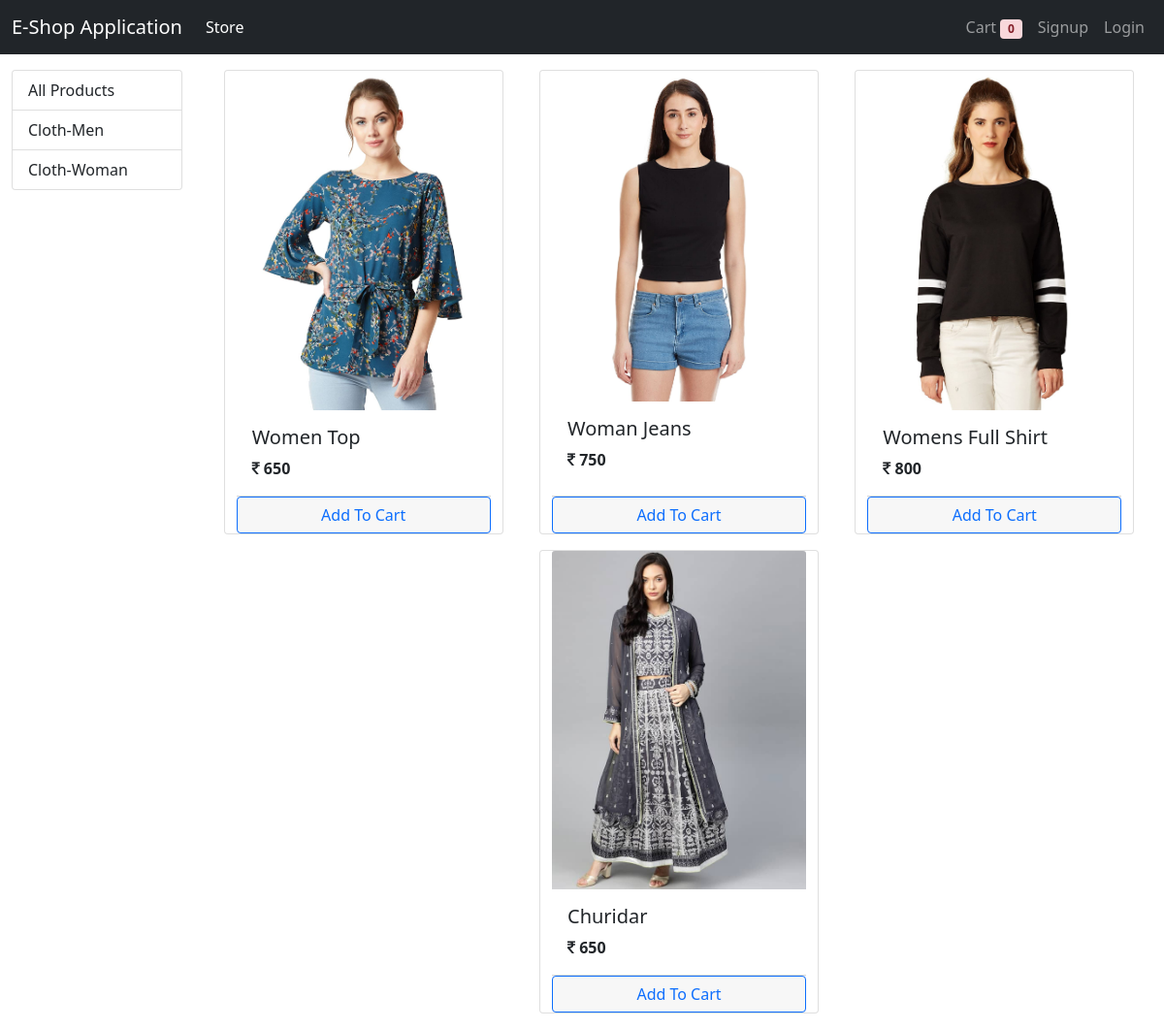
The app's page /?category=2 with its own data.
### store/models/Category.py (models this page shows, shortened)
class Ctaegory(models.Model):
    name = models.CharField(max_length= 30)
    @staticmethod
    def get_all_category():
        return Ctaegory.objects.all()

### store/models/product.py (models this page shows, shortened)
class Product(models.Model):
    name = models.CharField(max_length= 50)
    price = models.IntegerField(default= 0)
    category = models.ForeignKey(Ctaegory , on_delete= models.CASCADE , default= 1)
    description = models.CharField(max_length= 200 , default= '')
    image = models.ImageField(upload_to ='uploads/products/')
    @staticmethod
    def get_products_by_category(categoryID):
        if categoryID:
            return Product.objects.filter(category = categoryID)
        else:
            return Product.get_all_products()

### store/views/index.py (the view, shortened to what this page needs)
# urls.py: path('' , index.Index.as_view()),
class Index(View):
    def get(self, request):
        cart = request.session.get('cart')
        if not cart:
            request.session['cart'] = {}
        products = None
        categories = Ctaegory.get_all_category()
        categoryID = request.GET.get('category')
        if categoryID:
            products = Product.get_products_by_category(categoryID)
        else:
            products = Product.get_all_products()
        data = {
            'products': products,
            'categories': categories
        }
        return render(request, 'index.html', data)

### store/templatetags/cart.py (called while the page is built)
@register.filter(name="is_in_cart")
def is_in_cart(product , cart):
    keys = cart.keys()
    for id in keys:
        if int(id) == product.id:
            return True
    return False

### store/templates/index.html (shortened to what this page needs)
{% extends 'base.html' %}
{% block content %}
{% load cart %}
<div class="container-fluid mt-3">
    <div class="row">
        <div id="filterproduct" class="col-lg-2 mx-auto">
            <div class="list-group">
                <a href="/" class="list-group-item"> All Products </a>
                {% for category in categories %}
                <a href="/?category={{category.id}}" class="list-group-item"> {{ category.name }} </a>
                {% endfor %}
            </div>
        </div>
        <div id="products" class="col-lg-10 mx-auto">
            <div class="row mx-auto">
                {% for product in products %}
                <div class="card mx-auto mb-3" id="{{product.id}}" style="width: 18rem;">
                    <img src="{{ product.image.url }}" class="card-img-top" alt="...">
                    <div class="card-body">
                        <h5 class="card-title"> {{ product.name }}</h5>
                        <p class="card-text"> <b> <i class="fa fa-inr"></i> {{ product.price }}</b> </p>
                    </div>
                    <div class="card-footer p-0 ">
                        {% if product|is_in_cart:request.session.cart %}
                        <div class="row ">
                            <form action="/#{{product.id}}" method="post" class="col-2">
                                {% csrf_token %}
                                <input hidden type="text" name="productID" value="{{product.id}}">
                                <input hidden type="text" name="removeProduct" value="True">
                                <input type="submit" value="-" class="btn btn-block btn-info ">
                            </form>
                            <div class="text-center col  py-1"> {{ product|cart_quantity:request.session.cart }} in Cart</div>
                            <form action="/#{{product.id}}" method="post" class="col-2">
                                {% csrf_token %}
                                <input hidden type=" text" name="productID" value="{{product.id}}">
                                <input type="submit" value="+" class="btn btn-block btn-info">
                            </form>
                        </div>
                        {% else %}
                        <form action="/#{{product.id}}" method="post" class="btn-block">
                            <input type="submit" class="btn btn-outline-primary form-control" value="Add To Cart">
                        </form>
                        {% endif %}
                    </div>
                </div>
                {% endfor %}
            </div>
        </div>
    </div>
</div>
{% endblock %}

### records on screen
Ctaegory: name "Cloth-Men"
Ctaegory: name "Cloth-Woman"
Product: image (picture), name "Women Top", price "650"
Product: image (picture), name "Woman Jeans", price "750"
Product: image (picture), name "Womens Full Shirt", price "800"
Product: image (picture), name "Churidar", price "650"

### other values on screen
{{ request.session.cart.keys|length }} "0"
